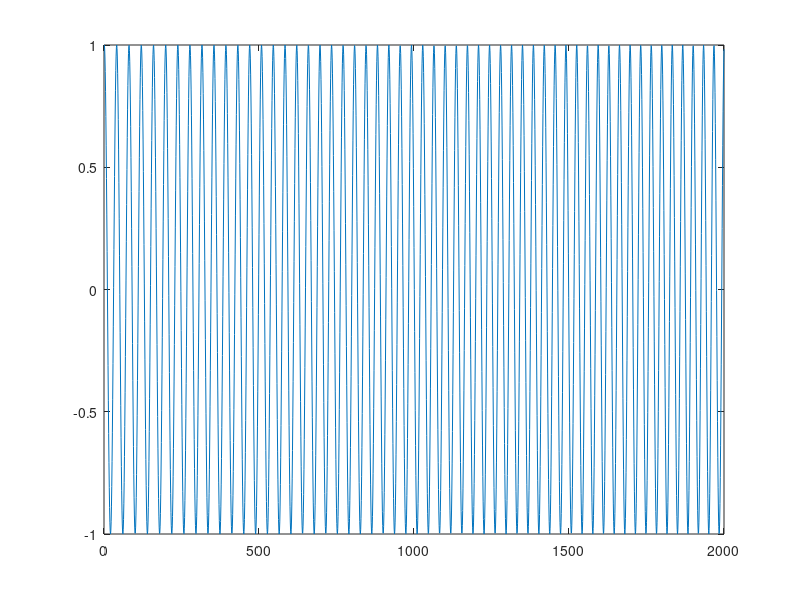

The MATLAB script that drew this image: (Note: this script raises an error after producing the figure.)
addpath(genpath('C:\Users\Intel\Dropbox\Github'))
addpath(genpath('/home/sentey/Dropbox/Github'))
N = 2000;
fs = 2000;
rng(0)
t = 0:1/fs:(N-1)/fs;
%phi = 50*t + 2.5/(2*pi)*cos(2*pi*t);
phi = 50*t + 5*t.^2;
%phi = 50*t;
A = ones(1,N);

K = 1;

x = cos(2*pi*phi);
subs = {'Const','Bump','Tanh','Trigo'};
%subs = {'Const'};
for k=2:K
    haf = sample_haf(t,subs);

    x = x + haf.*cos(2*pi*k*phi);

end

plot(x)


true = A.*x;

true = true - mean(true);

L = 0.1*N;

true = true';
SNR = Inf;
r = 10^(-SNR/20)*std(x)*randn(N,1);
Lmin = round(L/4);
Lmax = round(L/2);

st = 0.5*N;
st1 = round(N/4-0.05*N) + randi(0.1*N);
st2 = round(N/2-0.05*N) + randi(0.1*N);
st3 = round(3*N/4-0.05*N) + randi(0.1*N);

N = length(true);
x = true;

%x = true + 10^(-10/20)*std(x)*randn(1,N)';

Ll = floor(randfixedsum(3,1,L,Lmin,Lmax)');
ed = st + L - 1;
ed1 = st1 + Ll(1) - 1;
ed2 = st2 + Ll(2) - 1;
ed3 = st3 + Ll(3) - 1;

x(st:ed) = 0;
%x(st1:ed1) = 0;
%x(st2:ed2) = 0;
%x(st3:ed3) = 0;

[sth,Lh] = missing_ints(x,struct('c','x','d',0.01*fs,'t',0));

params_imp = struct();

x_imp = impute(x,sth,Lh,{'tlm'});

[AD,phiD] = harm_decomp(x_imp');
%[AD,phiD] = harm_decomp(x');
tic
kern = 'exponential';
%kern = 'squaredexponential';
%kern = 'matern52';
x_int = harm_int_gpr(AD,phiD,sth,Lh,'gpr',x_imp',zeros(size(x)),kern);
t_intgpr = toc;
figure(1)
plot(x,'k')
hold on
plot(true,'b','LineWidth',1.5)
plot(x_imp,'r')
plot(x_int,'g')
hold off
legend('missing','org','imp','int')

err_ref = compute_errors(true,x,sth,Lh,'mae');
err_imp = compute_errors(true,x_imp,sth,Lh,'mae');
err_igpr = compute_errors(true,x_int,sth,Lh,'mae');